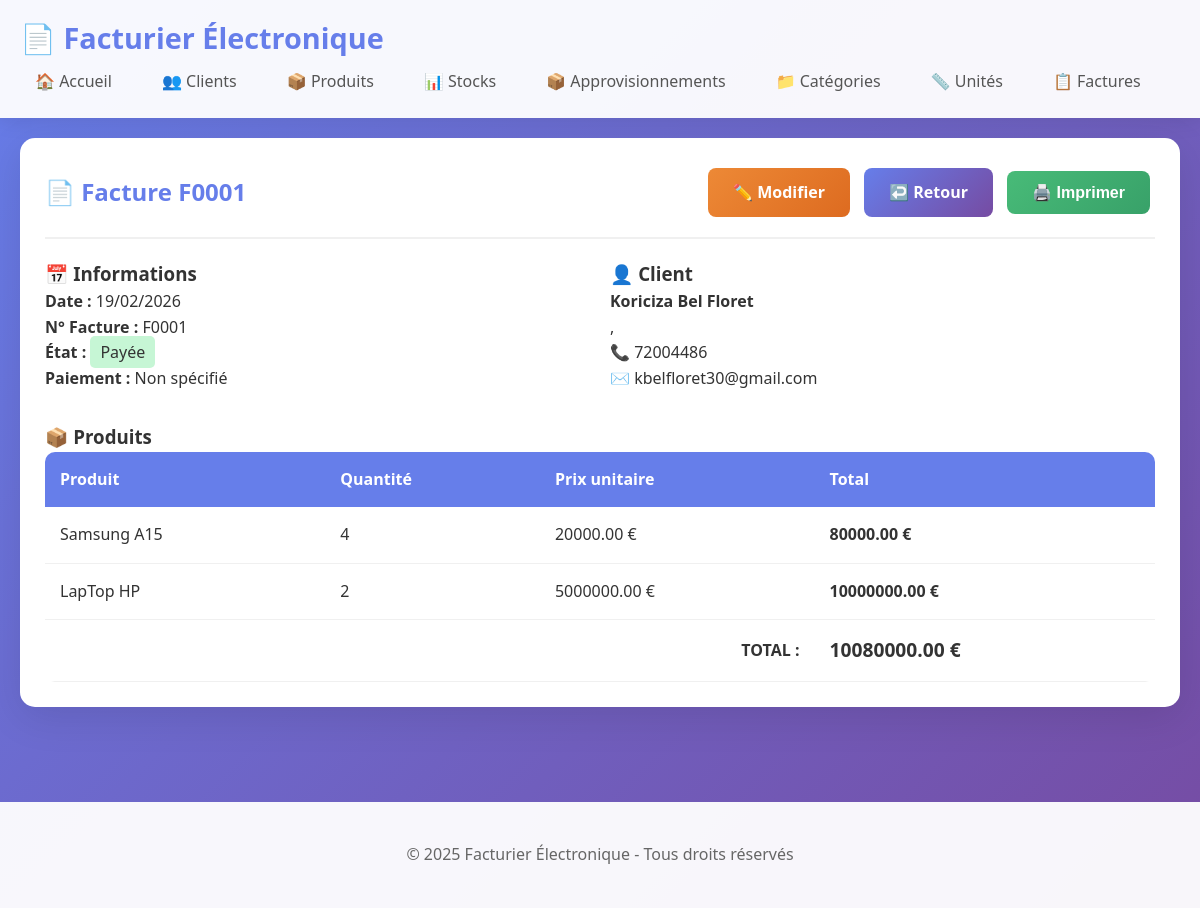
The app's page /facture/1 with its own data.
### models.py (models this page shows, shortened)
class Facture(db.Model):
    __tablename__ = 'factures'
    id = db.Column(db.Integer, primary_key=True)
    numero = db.Column(db.String(20), unique=True, nullable=False)
    date = db.Column(db.DateTime, default=datetime.utcnow)
    client_id = db.Column(db.Integer, db.ForeignKey('clients.id'), nullable=False)
    total = db.Column(db.Float, default=0.0)
    paiement = db.Column(db.String(50))
    etat = db.Column(db.String(20), default='En attente')
    date_creation = db.Column(db.DateTime, default=datetime.utcnow)
    lignes = db.relationship('LigneFacture', backref='facture', lazy=True, cascade='all, delete-orphan')

class Client(db.Model):
    __tablename__ = 'clients'
    id = db.Column(db.Integer, primary_key=True)
    type_client = db.Column(db.String(10), nullable=False, default='person')
    nom = db.Column(db.String(100), nullable=False)
    prenom = db.Column(db.String(100))
    quartier = db.Column(db.String(100))
    avenue = db.Column(db.String(100))
    numero = db.Column(db.String(20))
    nif = db.Column(db.String(50))
    telephone = db.Column(db.String(20))
    email = db.Column(db.String(100))
    date_creation = db.Column(db.DateTime, default=datetime.utcnow)
    factures = db.relationship('Facture', backref='client', lazy=True)

class LigneFacture(db.Model):
    __tablename__ = 'lignes_facture'
    id = db.Column(db.Integer, primary_key=True)
    facture_id = db.Column(db.Integer, db.ForeignKey('factures.id'), nullable=False)
    produit_id = db.Column(db.Integer, db.ForeignKey('produits.id'), nullable=False)
    quantite = db.Column(db.Integer, nullable=False)
    prix_unitaire = db.Column(db.Float, nullable=False)
    produit = db.relationship('Produit')
    @property
    def total(self):
        return self.quantite * self.prix_unitaire

class Produit(db.Model):
    __tablename__ = 'produits'
    id = db.Column(db.Integer, primary_key=True)
    nom = db.Column(db.String(100), nullable=False)
    code = db.Column(db.String(50), unique=True)
    unite_mesure_id = db.Column(db.Integer, db.ForeignKey('unites_mesure.id'), nullable=False)
    categorie_id = db.Column(db.Integer, db.ForeignKey('categories.id'), nullable=False)
    unite_mesure = db.relationship('UniteMesure', backref='produits')
    categorie = db.relationship('Categorie', backref='produits')
    tva = db.Column(db.Float, nullable=False, default=0.0)
    tc = db.Column(db.Float, nullable=False, default=0.0)
    pf = db.Column(db.Float, nullable=False, default=0.0)
    article_stockable = db.Column(db.Boolean, default=True)
    pv_ttc = db.Column(db.Float, nullable=False, default=0.0)
    stock_actuel = db.Column(db.Integer, default=0)  # Current stock (calculated)
    stock_minimum = db.Column(db.Integer, default=0)  # Alert threshold
    date_creation = db.Column(db.DateTime, default=datetime.utcnow)
    lignes_facture = db.relationship('LigneFacture', backref='produit_ref', lazy=True)
    mouvements_stock = db.relationship('MouvementStock', backref='produit', lazy=True, cascade='all, delete-orphan')

### app.py (the view)
@app.route('/facture/<int:id>')
def facture_detail(id):
    facture = Facture.query.get_or_404(id)
    return render_template('facture.html', facture=facture)

### templates/facture.html (shortened to what this page needs)
{% extends "base.html" %}
{% block content %}
<div class="card">
    <div class="card-header">
        <h2>📄 Facture {{ facture.numero }}</h2>
        <div>
            <a href="{{ url_for('facture_edit', id=facture.id) }}" class="btn btn-warning">✏️ Modifier</a>
            <a href="{{ url_for('factures_list') }}" class="btn btn-primary">↩️ Retour</a>
            <button onclick="imprimerFacture()" class="btn btn-success">🖨️ Imprimer</button>
        </div>
    </div>
    <div style="display: grid; grid-template-columns: 1fr 1fr; gap: 20px; margin-bottom: 30px;">
        <div>
            <h3>📅 Informations</h3>
            <p><strong>Date :</strong> {{ facture.date.strftime('%d/%m/%Y') }}</p>
            <p><strong>N° Facture :</strong> {{ facture.numero }}</p>
            <p><strong>État :</strong>
                <span style="padding: 5px 10px; border-radius: 5px; background: {% if facture.etat == 'Payée' %}#c6f6d5{% elif facture.etat == 'En attente' %}#fed7d7{% else %}#fed7d7{% endif %};">
                    {{ facture.etat }}
                </span>
            </p>
            <p><strong>Paiement :</strong> {{ facture.paiement or 'Non spécifié' }}</p>
        </div>
        <div>
            <h3>👤 Client</h3>
            <p><strong>{{ facture.client.nom }} {{ facture.client.prenom }}</strong></p>
            <p>{{ facture.client.ville }}, {{ facture.client.pays }}</p>
            <p>📞 {{ facture.client.telephone }}</p>
            <p>✉️ {{ facture.client.email }}</p>
        </div>
    </div>
    <h3>📦 Produits</h3>
    <div class="table-responsive">
        <table>
            <thead>
                <tr>
                    <th>Produit</th>
                    <th>Quantité</th>
                    <th>Prix unitaire</th>
                    <th>Total</th>
                </tr>
            </thead>
            <tbody>
                {% for ligne in facture.lignes %}
                <tr>
                    <td>{{ ligne.produit.nom }}</td>
                    <td>{{ ligne.quantite }}</td>
                    <td>{{ "%.2f"|format(ligne.prix_unitaire) }} €</td>
                    <td><strong>{{ "%.2f"|format(ligne.total) }} €</strong></td>
                </tr>
                {% endfor %}
            </tbody>
            <tfoot>
                <tr>
                    <td colspan="3" style="text-align: right;"><strong>TOTAL :</strong></td>
                    <td><strong style="font-size: 1.2rem;">{{ "%.2f"|format(facture.total) }} €</strong></td>
                </tr>
            </tfoot>
        </table>
    </div>
</div>
{% endblock %}

### templates/base.html (shortened to what this page needs)
<!DOCTYPE html>
<html lang="fr">
<head>
    <link rel="stylesheet" href="{{ url_for('static', filename='style.css') }}">
</head>
<body>
    <header class="header">
        <div class="container">
            <h1>📄 Facturier Électronique</h1>
           <nav>
            <a href="{{ url_for('index') }}">🏠 Accueil</a>
            <a href="{{ url_for('clients_list') }}">👥 Clients</a>
            <a href="{{ url_for('produits_list') }}">📦 Produits</a>
            <a href="{{ url_for('stock_list') }}">📊 Stocks</a>
            <a href="{{ url_for('approvisionnements_list') }}">📦 Approvisionnements</a>
            <a href="{{ url_for('categories_list') }}">📁 Catégories</a>
            <a href="{{ url_for('unites_list') }}">📏 Unités</a>
            <a href="{{ url_for('factures_list') }}">📋 Factures</a>
        </nav>
        </div>
    </header>
    <main class="container">
        {% block content %}{% endblock %}
    </main>
    <footer class="footer">
        <div class="container">
            <p>&copy; 2025 Facturier Électronique - Tous droits réservés</p>
        </div>
    </footer>
</body>
</html>

### static/style.css (style rules this page uses)
* { margin: 0; padding: 0; box-sizing: border-box; }
body { font-family: 'Segoe UI', Tahoma, Geneva, Verdana, sans-serif; line-height: 1.6; color: #333; background: linear-gradient(135deg, #667eea 0%, #764ba2 100%); min-height: 100vh; }
a { text-decoration: none; color: #667eea; }
.container { max-width: 1200px; margin: 0 auto; padding: 20px; }
.header { background: rgba(255, 255, 255, 0.95); box-shadow: 0 2px 20px rgba(0,0,0,0.1); position: sticky; top: 0; z-index: 1000; }
.header .container { display: flex; justify-content: space-between; align-items: center; flex-wrap: wrap; padding: 15px 20px; }
.header h1 { color: #667eea; font-size: 1.8rem; display: flex; align-items: center; gap: 10px; }
.header nav { display: flex; gap: 20px; flex-wrap: wrap; }
.header nav a { color: #555; font-weight: 500; padding: 8px 15px; border-radius: 5px; transition: all 0.3s; display: flex; align-items: center; gap: 5px; }
.footer { background: rgba(255, 255, 255, 0.95); margin-top: 50px; padding: 20px 0; text-align: center; color: #666; }
.card { background: white; border-radius: 15px; padding: 25px; margin-bottom: 25px; box-shadow: 0 10px 40px rgba(0,0,0,0.1); transition: transform 0.3s; }
.card-header { display: flex; justify-content: space-between; align-items: center; flex-wrap: wrap; margin-bottom: 20px; padding-bottom: 15px; border-bottom: 2px solid #f0f0f0; }
.card-header h2 { color: #667eea; font-size: 1.5rem; }
.table-responsive { overflow-x: auto; border-radius: 10px; }
table { width: 100%; border-collapse: collapse; background: white; }
th { background: #667eea; color: white; font-weight: 600; padding: 15px; text-align: left; }
td { padding: 15px; border-bottom: 1px solid #f0f0f0; }
.btn { display: inline-block; padding: 12px 25px; border: none; border-radius: 8px; font-size: 16px; font-weight: 600; cursor: pointer; transition: all 0.3s; margin: 5px; text-align: center; min-width: 120px; }
.btn-primary { background: linear-gradient(135deg, #667eea 0%, #764ba2 100%); color: white; }
.btn-success { background: linear-gradient(135deg, #48bb78 0%, #38a169 100%); color: white; }
.btn-warning { background: linear-gradient(135deg, #ed8936 0%, #dd6b20 100%); color: white; }

### records on screen
Facture: numero "F0001", date "19/02/2026", etat "Payée", paiement "Non spécifié", total "10080000.00"
Client: client.nom "Koriciza", client.prenom "Bel Floret", client.telephone "72004486", client.email "kbelfloret30@gmail.com"
LigneFacture: produit.nom "Samsung A15", quantite "4", prix_unitaire "20000.00", total "80000.00"
LigneFacture: produit.nom "LapTop HP", quantite "2", prix_unitaire "5000000.00", total "10000000.00"
